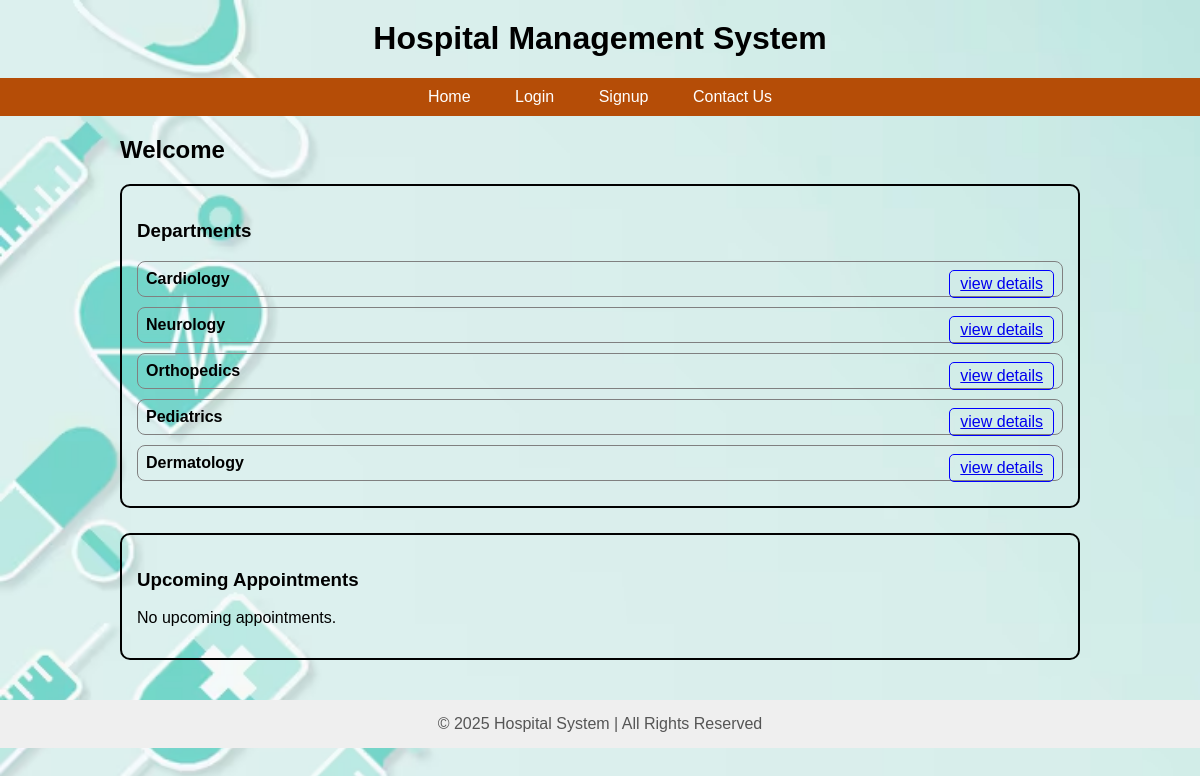
/patient_dash, run on an earlier commit of the app's database.
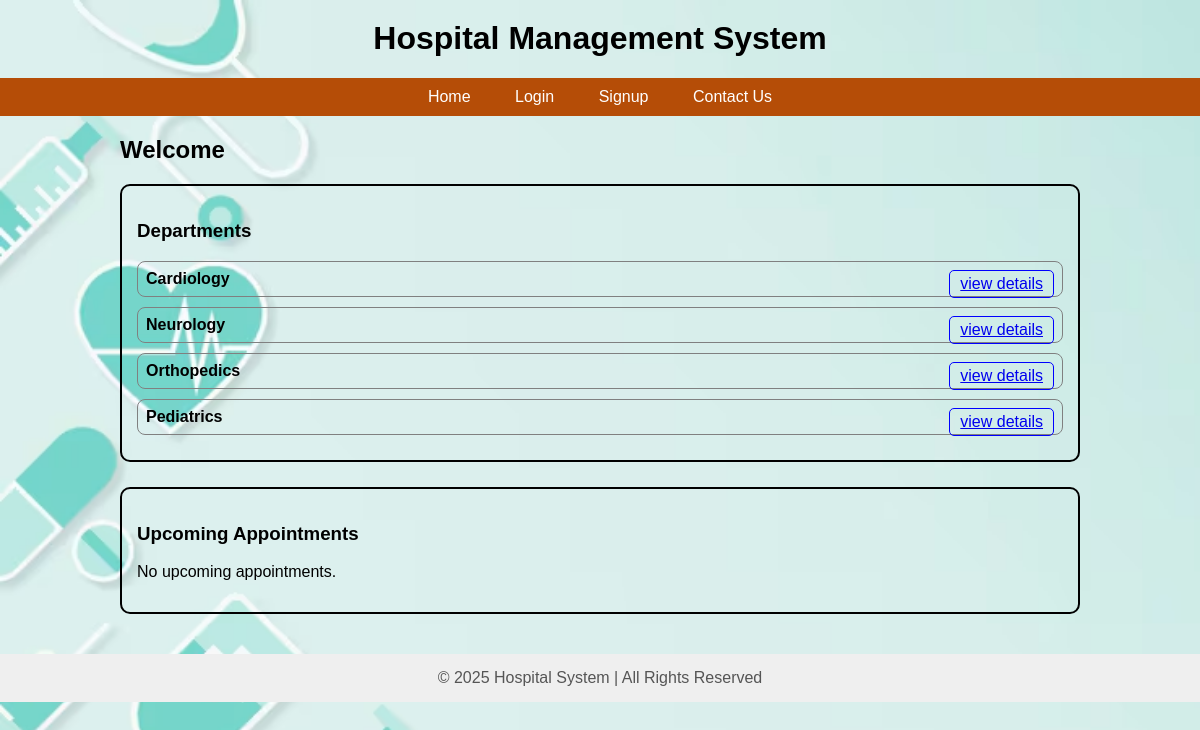
And on a later commit of the database.
### app.py (models this page shows)
class Department(db.Model):
    __tablename__ = 'departments'
    id = db.Column(db.Integer, primary_key=True)
    name = db.Column(db.String(100), unique=True, nullable=False)
    description = db.Column(db.String(255), nullable=True)
    doctors = db.relationship("User", back_populates="department")

### app.py (the view, shortened to what this page needs)
@app.route('/patient_dash')
def patient_dash():
    departments = Department.query.all()
    appointments = Appointment.query.filter_by(patient_id=session.get("id")).all()
    formatted = []
    return render_template(
        "patient_dash.html",
        departments=departments,
        appointments=formatted
    )

### templates/patient_dash.html (shortened to what this page needs)
{% extends "root.html" %}
{% block content %}
<h2>Welcome {{ session.name }}</h2>
<div style="border: 2px solid black; padding: 15px; border-radius: 10px; margin-bottom: 25px;">
    <h3>Departments</h3>
    {% for dept in departments %}
        <div style="margin-bottom:10px; padding: 8px; border:1px solid gray; border-radius:8px;">
            <strong>{{ dept.name }}</strong>
            <a href="/department/{{ dept.id }}"
               style="float:right; border:1px solid blue; padding:4px 10px; border-radius:5px;">
               view details
            </a>
        </div>
    {% endfor %}
</div>
<div style="border: 2px solid black; padding: 15px; border-radius: 10px;">
    <h3>Upcoming Appointments</h3>
    {% if appointments %}
        <table border="1" width="100%" cellpadding="8">
            <tr>
                <th>Sr No.</th>
                <th>Doctor Name</th>
                <th>Department</th>
                <th>Date</th>
                <th>Time</th>
                <th>Action</th>
            </tr>
            {% for appt in appointments %}
            <tr id="appt-row-{{ appt.id }}">
                <td>{{ loop.index }}</td>
                <td>{{ appt.doctor_name }}</td>
                <td>{{ appt.department }}</td>
                <td>{{ appt.date }}</td>
                <td>{{ appt.time }}</td>
                <td>
                    <button onclick="cancelAppointment({{ appt.id }})"
                        style="background:white; border:1px solid red; padding:4px 10px; border-radius:6px; color:red;">
                        cancel
                    </button>
                </td>
            </tr>
            {% endfor %}
        </table>
    {% else %}
        <p>No upcoming appointments.</p>
    {% endif %}
</div>
{% endblock %}

What changed in the data, as far as the page shows it:
removed Department: name "Dermatology"
